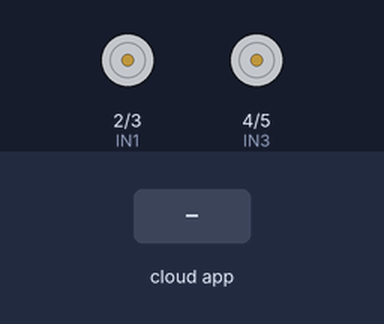
Simulated run of this sketch. Board: Arduino Uno, built with avr-gcc and run on an emulated ATmega328P. Shown: motor-driver pin pairs drawn as motors (green arrow = first pin HIGH = forward, orange = second pin HIGH = backward, longer = more drive, scaled by the enable pin). The inputs (shaded band) are chosen by the test bench. The ROS host is connected and sends only what is stated.

Above: at 1.2 s.
1.3 s: the phone or cloud app sets linear.x to -100
At 1.8 s:
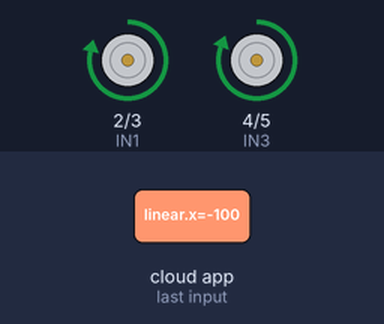
2.8 s: the phone or cloud app sets linear.x to 0
At 4.0 s:
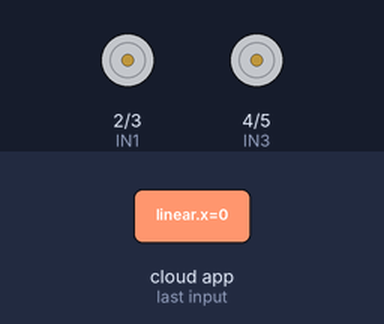
4.3 s: the phone or cloud app sets angular.z to -100
At 5.2 s:
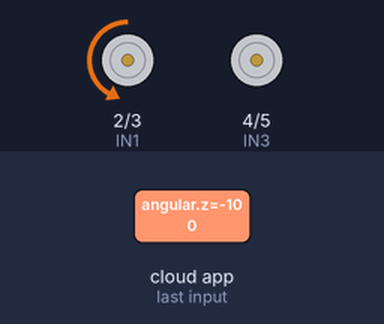
5.8 s: the phone or cloud app sets angular.z to 0
At 6.5 s:
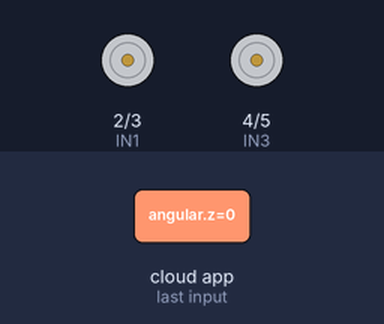
7.3 s: the phone or cloud app sets linear.x to 100
At 7.6 s:
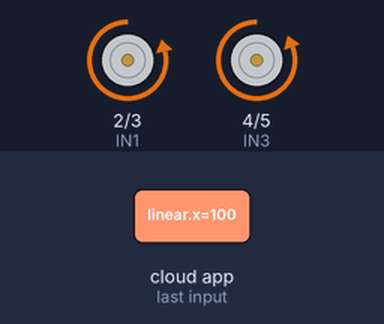
Timing chart, 0 to 9.8 s (numbered marks = the images above; inputs shaded):
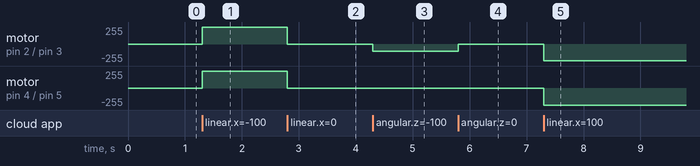

The sketch:

Jarvis_Control.ino
```cpp
#include <ros.h>
#include <geometry_msgs/Twist.h>
#include <ros/time.h>
#include <std_msgs/String.h>
#include <geometry_msgs/Vector3Stamped.h>

#define IN1 2
#define IN2 3
#define IN3 4
#define IN4 5
#define RIGHT_SPEED 10
#define LEFT_SPEED 11
#define LOOPTIME 100

int spd = 0;
float x;
float z;

ros::NodeHandle nh;

void velCallback (const geometry_msgs::Twist& vel) {
  float X = vel.linear.x;
  float Z = vel.angular.z;
  x = X * 100;
  z = Z * 100;
  if (z > 0) {
    z = map(z, 0, 284, 0, 22);
  }
  else {
    z = map(z, 0, -284, 0, -22);
  }
}

ros::Subscriber<geometry_msgs::Twist> sub("cmd_vel", velCallback);
geometry_msgs::Vector3Stamped speed_msg;
ros::Publisher speed_pub("speed", &speed_msg);
void setup() {

  //  Serial.begin(57600);
  nh.initNode();
  nh.getHardware() -> setBaud(57600);
  nh.subscribe(sub);
  nh.advertise(speed_pub);

  pinMode(IN1, OUTPUT);
  pinMode(IN2, OUTPUT);
  pinMode(IN3, OUTPUT);
  pinMode(IN4, OUTPUT);
  pinMode(RIGHT_SPEED, OUTPUT);
  pinMode(LEFT_SPEED, OUTPUT);
}

void loop() {

  if (z > 0 && x == 0) {

    int spd = map(z, 1, 22, 50, 255);
    analogWrite(RIGHT_SPEED, spd);
    digitalWrite(IN3, LOW);
    digitalWrite(IN4, HIGH);
  }

  else if (z < 0 && x == 0) {

    int spd = map(z, -1, -22, 50, 255);
    analogWrite(LEFT_SPEED, spd);
    digitalWrite(IN1, LOW);
    digitalWrite(IN2, HIGH);
  }

  else if (x > 0) {

    int spd = map(x, 1, 22, 50, 255);
    if (z == 0) {
      analogWrite(RIGHT_SPEED, spd);
      analogWrite(LEFT_SPEED, spd);
      digitalWrite(IN1, LOW);
      digitalWrite(IN2, HIGH);
      digitalWrite(IN3, LOW);
      digitalWrite(IN4, HIGH);
    }
    else if (z > 0) {
      int choice = (x < z ? 1 : 2);
      switch (choice) {
        case 1: {            // x < z
            int right_spd = map(z, 1, 22, 50, 255);
            analogWrite(RIGHT_SPEED, right_spd);
            analogWrite(LEFT_SPEED, spd);
            digitalWrite(IN1, LOW);
            digitalWrite(IN2, HIGH);
            digitalWrite(IN3, LOW);
            digitalWrite(IN4, HIGH);
            break;
          }
        case 2: {           // x == z or x > z
            analogWrite(RIGHT_SPEED, spd);
            analogWrite(LEFT_SPEED, spd);
            digitalWrite(IN1, LOW);
            digitalWrite(IN2, HIGH);
            digitalWrite(IN3, LOW);
            digitalWrite(IN4, HIGH);
            break;
          }
      }
    }
    else if (z < 0) {
      int temp_z = z * -1;
      int choice = x < temp_z ? 1 : 2;
      switch (choice) {
        case 1: {
            int left_spd = map(z, -1, -22, 50, 255);
            analogWrite(RIGHT_SPEED, spd);
            analogWrite(LEFT_SPEED, left_spd);
            digitalWrite(IN1, LOW);
            digitalWrite(IN2, HIGH);
            digitalWrite(IN3, LOW);
            digitalWrite(IN4, HIGH);
            break;
          }
        case 2: {
            analogWrite(RIGHT_SPEED, spd);
            analogWrite(LEFT_SPEED, spd);
            digitalWrite(IN1, LOW);
            digitalWrite(IN2, HIGH);
            digitalWrite(IN3, LOW);
            digitalWrite(IN4, HIGH);
            break;
          }
      }
    }
  }

  else if (x < 0) {
    int spd = map(x, -1, -22, 50, 255);
    analogWrite(RIGHT_SPEED, spd);
    analogWrite(LEFT_SPEED, spd);
    digitalWrite(IN1, HIGH);
    digitalWrite(IN2, LOW);
    digitalWrite(IN3, HIGH);
    digitalWrite(IN4, LOW);
  }

  else {

    digitalWrite(IN1, LOW);
    digitalWrite(IN2, LOW);
    digitalWrite(IN3, LOW);
    digitalWrite(IN4, LOW);
  }
  publishSpeed(LOOPTIME);
}

void publishSpeed(double time) {

  //  char *log_msg;
  speed_msg.header.stamp = nh.now();
  speed_msg.vector.x = x;
  speed_msg.vector.y = z;
  speed_msg.vector.z = time / 1000;
  speed_pub.publish(&speed_msg);
  nh.spinOnce();
  //  sprintf(log_msg, "%f\t%f", x, z);
  //  nh.loginfo(log_msg);
}
```

Measured:
- after the input at 1.3 s, motor on pin 2 (IN1) / pin 3 (IN2): stopped → forward 248/255 at once; motor on pin 4 (IN3) / pin 5 (IN4): stopped → forward 255/255 at once
- after the input at 2.8 s, motor on pin 2 (IN1) / pin 3 (IN2): forward 248/255 → stopped at once; motor on pin 4 (IN3) / pin 5 (IN4): forward 255/255 → stopped at once
- after the input at 4.3 s, motor on pin 2 (IN1) / pin 3 (IN2): stopped → backward 108/255 at once
- after the input at 5.8 s, motor on pin 2 (IN1) / pin 3 (IN2): backward 108/255 → stopped at once
- after the input at 7.3 s, motor on pin 2 (IN1) / pin 3 (IN2): stopped → backward 248/255 at once; motor on pin 4 (IN3) / pin 5 (IN4): stopped → backward 255/255 at once
